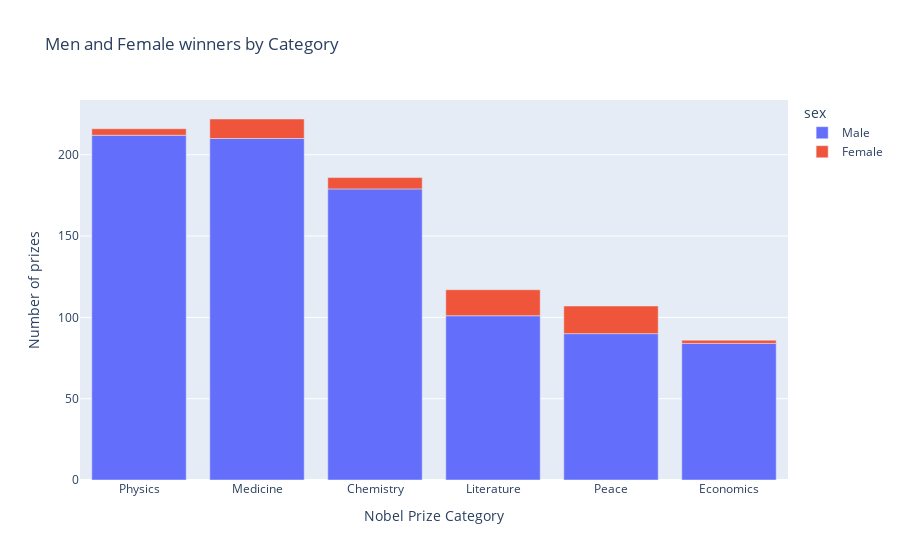

Here is the notebook cell this chart was saved with:
### Code cell
s_bar = px.bar(sex_by_category,
               x='category',
               y='prize',
               title = "Men and Female winners by Category",
               color="sex",
               )

s_bar.update_layout(xaxis_title = "Nobel Prize Category",
                    yaxis_title ="Number of prizes",
                    )
s_bar.show()

### Figure 1 — Plotly figure (JSON) as saved in the notebook; plotly's stock layout.template omitted (floating-point values rounded to 4 significant figures)
{"data": [{"hovertemplate": "sex=Male<br>category=%{x}<br>prize=%{y}<extra></extra>", "legendgroup": "Male", "marker": {"color": "#636efa", "pattern": {"shape": ""}}, "name": "Male", "orientation": "v", "showlegend": true, "textposition": "auto", "type": "bar", "x": ["Physics", "Medicine", "Chemistry", "Literature", "Peace", "Economics"], "xaxis": "x", "y": [212, 210, 179, 101, 90, 84], "yaxis": "y"}, {"hovertemplate": "sex=Female<br>category=%{x}<br>prize=%{y}<extra></extra>", "legendgroup": "Female", "marker": {"color": "#EF553B", "pattern": {"shape": ""}}, "name": "Female", "orientation": "v", "showlegend": true, "textposition": "auto", "type": "bar", "x": ["Peace", "Literature", "Medicine", "Chemistry", "Physics", "Economics"], "xaxis": "x", "y": [17, 16, 12, 7, 4, 2], "yaxis": "y"}], "layout": {"barmode": "relative", "legend": {"title": {"text": "sex"}, "tracegroupgap": 0}, "title": {"text": "Men and Female winners by Category"}, "xaxis": {"anchor": "y", "domain": [0, 1], "title": {"text": "Nobel Prize Category"}}, "yaxis": {"anchor": "x", "domain": [0, 1], "title": {"text": "Number of prizes"}}}}
